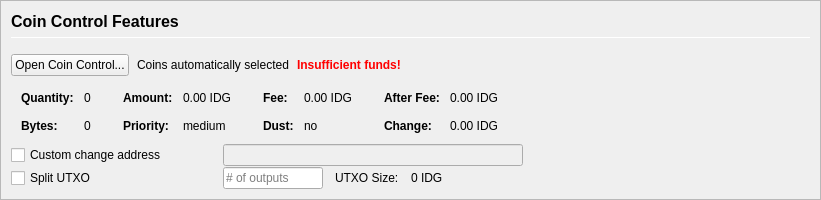
         <widget class="QFrame" name="frameCoinControl">
          <property name="sizePolicy">
           <sizepolicy hsizetype="Expanding" vsizetype="Expanding">
            <horstretch>0</horstretch>
            <verstretch>0</verstretch>
           </sizepolicy>
          </property>
          <property name="maximumSize">
           <size>
            <width>16777215</width>
            <height>16777215</height>
           </size>
          </property>
          <property name="frameShape">
           <enum>QFrame::StyledPanel</enum>
          </property>
          <property name="frameShadow">
           <enum>QFrame::Sunken</enum>
          </property>
          <layout class="QVBoxLayout" name="verticalLayoutCoinControl2">
           <property name="spacing">
            <number>0</number>
           </property>
           <property name="leftMargin">
            <number>0</number>
           </property>
           <property name="topMargin">
            <number>0</number>
           </property>
           <property name="rightMargin">
            <number>0</number>
           </property>
           <property name="bottomMargin">
            <number>0</number>
           </property>
           <item>
            <widget class="QFrame" name="frameCoinControl_BG">
             <layout class="QVBoxLayout" name="verticalLayoutCoinControl" stretch="0,0,0,0,0,0">
              <property name="spacing">
               <number>1</number>
              </property>
              <property name="leftMargin">
               <number>10</number>
              </property>
              <property name="topMargin">
               <number>10</number>
              </property>
              <item>
               <layout class="QHBoxLayout" name="horizontalLayoutCoinControl1">
                <property name="bottomMargin">
                 <number>15</number>
                </property>
                <item>
                 <layout class="QVBoxLayout" name="verticalLayout_3">
                  <property name="spacing">
                   <number>6</number>
                  </property>
                  <item>
                   <widget class="QLabel" name="labelCoinControlFeatures">
                    <property name="sizePolicy">
                     <sizepolicy hsizetype="Preferred" vsizetype="Maximum">
                      <horstretch>0</horstretch>
                      <verstretch>0</verstretch>
                     </sizepolicy>
                    </property>
                    <property name="minimumSize">
                     <size>
                      <width>0</width>
                      <height>20</height>
                     </size>
                    </property>
                    <property name="font">
                     <font>
                      <pointsize>12</pointsize>
                      <weight>75</weight>
                      <bold>true</bold>
                     </font>
                    </property>
                    <property name="styleSheet">
                     <string notr="true">font-weight:bold;</string>
                    </property>
                    <property name="text">
                     <string>Coin Control Features</string>
                    </property>
                   </widget>
                  </item>
                  <item>
                   <widget class="Line" name="line">
                    <property name="minimumSize">
                     <size>
                      <width>0</width>
                      <height>1</height>
                     </size>
                    </property>
                    <property name="maximumSize">
                     <size>
                      <width>16777215</width>
                      <height>1</height>
                     </size>
                    </property>
                    <property name="orientation">
                     <enum>Qt::Horizontal</enum>
                    </property>
                   </widget>
                  </item>
                 </layout>
                </item>
               </layout>
              </item>
              <item>
               <layout class="QHBoxLayout" name="horizontalLayoutCoinControl2" stretch="0,0,0,0">
                <property name="spacing">
                 <number>8</number>
                </property>
                <property name="bottomMargin">
                 <number>10</number>
                </property>
                <item>
                 <widget class="QPushButton" name="pushButtonCoinControl">
                  <property name="styleSheet">
                   <string notr="true"/>
                  </property>
                  <property name="text">
                   <string>Open Coin Control...</string>
                  </property>
                  <property name="autoDefault">
                   <bool>false</bool>
                  </property>
                 </widget>
                </item>
                <item>
                 <widget class="QLabel" name="labelCoinControlAutomaticallySelected">
                  <property name="text">
                   <string>Coins automatically selected</string>
                  </property>
                  <property name="margin">
                   <number>5</number>
                  </property>
                 </widget>
                </item>
                <item>
                 <widget class="QLabel" name="labelCoinControlInsuffFunds">
                  <property name="font">
                   <font>
                    <weight>75</weight>
                    <bold>true</bold>
                   </font>
                  </property>
                  <property name="styleSheet">
                   <string notr="true">color:red;font-weight:bold;</string>
                  </property>
                  <property name="text">
                   <string>Insufficient funds!</string>
                  </property>
                  <property name="margin">
                   <number>5</number>
                  </property>
                 </widget>
                </item>
                <item>
                 <spacer name="horizontalSpacerCoinControl">
                  <property name="orientation">
                   <enum>Qt::Horizontal</enum>
                  </property>
                  <property name="sizeHint" stdset="0">
                   <size>
                    <width>40</width>
                    <height>1</height>
                   </size>
                  </property>
                 </spacer>
                </item>
               </layout>
              </item>
              <item>
               <widget class="QWidget" name="widgetCoinControl" native="true">
                <property name="sizePolicy">
                 <sizepolicy hsizetype="Preferred" vsizetype="Preferred">
                  <horstretch>0</horstretch>
                  <verstretch>0</verstretch>
                 </sizepolicy>
                </property>
                <property name="minimumSize">
                 <size>
                  <width>0</width>
                  <height>0</height>
                 </size>
                </property>
                <property name="styleSheet">
                 <string notr="true"/>
                </property>
                <layout class="QHBoxLayout" name="horizontalLayoutCoinControl5">
                 <property name="leftMargin">
                  <number>0</number>
                 </property>
                 <property name="topMargin">
                  <number>0</number>
                 </property>
                 <property name="rightMargin">
                  <number>0</number>
                 </property>
                 <property name="bottomMargin">
                  <number>0</number>
                 </property>
                 <item>
                  <layout class="QHBoxLayout" name="horizontalLayoutCoinControl3" stretch="0,0,0,1">
                   <property name="spacing">
                    <number>20</number>
                   </property>
                   <property name="topMargin">
                    <number>0</number>
                   </property>
                   <property name="bottomMargin">
                    <number>10</number>
                   </property>
                   <item>
                    <layout class="QFormLayout" name="formLayoutCoinControl1">
                     <property name="horizontalSpacing">
                      <number>10</number>
                     </property>
                     <property name="verticalSpacing">
                      <number>14</number>
                     </property>
                     <property name="leftMargin">
                      <number>10</number>
                     </property>
                     <property name="topMargin">
                      <number>4</number>
                     </property>
                     <property name="rightMargin">
                      <number>6</number>
                     </property>
                     <item row="0" column="0">
                      <widget class="QLabel" name="labelCoinControlQuantityText">
                       <property name="font">
                        <font>
                         <weight>75</weight>
                         <bold>true</bold>
                        </font>
                       </property>
                       <property name="text">
                        <string>Quantity:</string>
                       </property>
                       <property name="margin">
                        <number>0</number>
                       </property>
                      </widget>
                     </item>
                     <item row="0" column="1">
                      <widget class="QLabel" name="labelCoinControlQuantity">
                       <property name="cursor">
                        <cursorShape>IBeamCursor</cursorShape>
                       </property>
                       <property name="contextMenuPolicy">
                        <enum>Qt::ActionsContextMenu</enum>
                       </property>
                       <property name="text">
                        <string notr="true">0</string>
                       </property>
                       <property name="margin">
                        <number>0</number>
                       </property>
                       <property name="textInteractionFlags">
                        <set>Qt::LinksAccessibleByMouse|Qt::TextSelectableByKeyboard|Qt::TextSelectableByMouse</set>
                       </property>
                      </widget>
                     </item>
                     <item row="1" column="0">
                      <widget class="QLabel" name="labelCoinControlBytesText">
                       <property name="font">
                        <font>
                         <weight>75</weight>
                         <bold>true</bold>
                        </font>
                       </property>
                       <property name="text">
                        <string>Bytes:</string>
                       </property>
                      </widget>
                     </item>
                     <item row="1" column="1">
                      <widget class="QLabel" name="labelCoinControlBytes">
                       <property name="cursor">
                        <cursorShape>IBeamCursor</cursorShape>
                       </property>
                       <property name="contextMenuPolicy">
                        <enum>Qt::ActionsContextMenu</enum>
                       </property>
                       <property name="text">
                        <string notr="true">0</string>
                       </property>
                       <property name="textInteractionFlags">
                        <set>Qt::LinksAccessibleByMouse|Qt::TextSelectableByKeyboard|Qt::TextSelectableByMouse</set>
                       </property>
                      </widget>
                     </item>
                    </layout>
                   </item>
                   <item>
                    <layout class="QFormLayout" name="formLayoutCoinControl2">
                     <property name="horizontalSpacing">
                      <number>10</number>
                     </property>
                     <property name="verticalSpacing">
                      <number>14</number>
                     </property>
                     <property name="leftMargin">
                      <number>6</number>
                     </property>
                     <property name="topMargin">
                      <number>4</number>
                     </property>
                     <property name="rightMargin">
                      <number>6</number>
                     </property>
                     <item row="0" column="0">
                      <widget class="QLabel" name="labelCoinControlAmountText">
                       <property name="font">
                        <font>
                         <weight>75</weight>
                         <bold>true</bold>
                        </font>
                       </property>
                       <property name="text">
                        <string>Amount:</string>
                       </property>
                       <property name="margin">
                        <number>0</number>
                       </property>
                      </widget>
                     </item>
                     <item row="0" column="1">
                      <widget class="QLabel" name="labelCoinControlAmount">
                       <property name="cursor">
                        <cursorShape>IBeamCursor</cursorShape>
                       </property>
                       <property name="contextMenuPolicy">
                        <enum>Qt::ActionsContextMenu</enum>
                       </property>
                       <property name="text">
                        <string notr="true">0.00 IDG</string>
                       </property>
                       <property name="textInteractionFlags">
                        <set>Qt::LinksAccessibleByMouse|Qt::TextSelectableByKeyboard|Qt::TextSelectableByMouse</set>
                       </property>
                      </widget>
                     </item>
                     <item row="1" column="0">
                      <widget class="QLabel" name="labelCoinControlPriorityText">
                       <property name="font">
                        <font>
                         <weight>75</weight>
                         <bold>true</bold>
                        </font>
                       </property>
                       <property name="text">
                        <string>Priority:</string>
                       </property>
                      </widget>
                     </item>
                     <item row="1" column="1">
                      <widget class="QLabel" name="labelCoinControlPriority">
                       <property name="cursor">
                        <cursorShape>IBeamCursor</cursorShape>
                       </property>
                       <property name="contextMenuPolicy">
                        <enum>Qt::ActionsContextMenu</enum>
                       </property>
                       <property name="text">
                        <string>medium</string>
                       </property>
                       <property name="textInteractionFlags">
                        <set>Qt::LinksAccessibleByMouse|Qt::TextSelectableByKeyboard|Qt::TextSelectableByMouse</set>
                       </property>
                      </widget>
                     </item>
                    </layout>
                   </item>
                   <item>
                    <layout class="QFormLayout" name="formLayoutCoinControl3">
                     <property name="horizontalSpacing">
                      <number>10</number>
                     </property>
                     <property name="verticalSpacing">
                      <number>14</number>
                     </property>
                     <property name="leftMargin">
                      <number>6</number>
                     </property>
                     <property name="topMargin">
                      <number>4</number>
                     </property>
                     <property name="rightMargin">
                      <number>6</number>
                     </property>
                     <item row="0" column="0">
                      <widget class="QLabel" name="labelCoinControlFeeText">
                       <property name="font">
                        <font>
                         <weight>75</weight>
                         <bold>true</bold>
                        </font>
                       </property>
                       <property name="text">
                        <string>Fee:</string>
                       </property>
                       <property name="margin">
                        <number>0</number>
                       </property>
                      </widget>
                     </item>
                     <item row="0" column="1">
                      <widget class="QLabel" name="labelCoinControlFee">
                       <property name="cursor">
                        <cursorShape>IBeamCursor</cursorShape>
                       </property>
                       <property name="contextMenuPolicy">
                        <enum>Qt::ActionsContextMenu</enum>
                       </property>
                       <property name="text">
                        <string notr="true">0.00 IDG</string>
                       </property>
                       <property name="textInteractionFlags">
                        <set>Qt::LinksAccessibleByMouse|Qt::TextSelectableByKeyboard|Qt::TextSelectableByMouse</set>
                       </property>
                      </widget>
                     </item>
                     <item row="1" column="0">
                      <widget class="QLabel" name="labelCoinControlLowOutputText">
                       <property name="font">
                        <font>
                         <weight>75</weight>
                         <bold>true</bold>
                        </font>
                       </property>
                       <property name="text">
                        <string>Dust:</string>
                       </property>
                      </widget>
                     </item>
                     <item row="1" column="1">
                      <widget class="QLabel" name="labelCoinControlLowOutput">
                       <property name="cursor">
                        <cursorShape>IBeamCursor</cursorShape>
                       </property>
                       <property name="contextMenuPolicy">
                        <enum>Qt::ActionsContextMenu</enum>
                       </property>
                       <property name="text">
                        <string>no</string>
                       </property>
                       <property name="textInteractionFlags">
                        <set>Qt::LinksAccessibleByMouse|Qt::TextSelectableByKeyboard|Qt::TextSelectableByMouse</set>
                       </property>
                      </widget>
                     </item>
                    </layout>
                   </item>
                   <item>
                    <layout class="QFormLayout" name="formLayoutCoinControl4">
                     <property name="horizontalSpacing">
                      <number>10</number>
                     </property>
                     <property name="verticalSpacing">
                      <number>14</number>
                     </property>
                     <property name="leftMargin">
                      <number>6</number>
                     </property>
                     <property name="topMargin">
                      <number>4</number>
                     </property>
                     <property name="rightMargin">
                      <number>6</number>
                     </property>
                     <item row="0" column="0">
                      <widget class="QLabel" name="labelCoinControlAfterFeeText">
                       <property name="font">
                        <font>
                         <weight>75</weight>
                         <bold>true</bold>
                        </font>
                       </property>
                       <property name="text">
                        <string>After Fee:</string>
                       </property>
                       <property name="margin">
                        <number>0</number>
                       </property>
                      </widget>
                     </item>
                     <item row="0" column="1">
                      <widget class="QLabel" name="labelCoinControlAfterFee">
                       <property name="cursor">
                        <cursorShape>IBeamCursor</cursorShape>
                       </property>
                       <property name="contextMenuPolicy">
                        <enum>Qt::ActionsContextMenu</enum>
                       </property>
                       <property name="text">
                        <string notr="true">0.00 IDG</string>
                       </property>
                       <property name="textInteractionFlags">
                        <set>Qt::LinksAccessibleByMouse|Qt::TextSelectableByKeyboard|Qt::TextSelectableByMouse</set>
                       </property>
                      </widget>
                     </item>
                     <item row="1" column="0">
                      <widget class="QLabel" name="labelCoinControlChangeText">
                       <property name="font">
                        <font>
                         <weight>75</weight>
                         <bold>true</bold>
                        </font>
                       </property>
                       <property name="text">
                        <string>Change:</string>
                       </property>
                      </widget>
                     </item>
                     <item row="1" column="1">
                      <widget class="QLabel" name="labelCoinControlChange">
                       <property name="cursor">
                        <cursorShape>IBeamCursor</cursorShape>
                       </property>
                       <property name="contextMenuPolicy">
                        <enum>Qt::ActionsContextMenu</enum>
                       </property>
                       <property name="text">
                        <string notr="true">0.00 IDG</string>
                       </property>
                       <property name="textInteractionFlags">
                        <set>Qt::LinksAccessibleByMouse|Qt::TextSelectableByKeyboard|Qt::TextSelectableByMouse</set>
                       </property>
                      </widget>
                     </item>
                    </layout>
                   </item>
                  </layout>
                 </item>
                </layout>
               </widget>
              </item>
              <item>
               <layout class="QHBoxLayout" name="horizontalLayoutCoinControl4">
                <property name="spacing">
                 <number>12</number>
                </property>
                <property name="sizeConstraint">
                 <enum>QLayout::SetDefaultConstraint</enum>
                </property>
                <property name="topMargin">
                 <number>0</number>
                </property>
                <property name="rightMargin">
                 <number>0</number>
                </property>
                <item>
                 <widget class="QCheckBox" name="checkBoxCoinControlChange">
                  <property name="sizePolicy">
                   <sizepolicy hsizetype="Preferred" vsizetype="Preferred">
                    <horstretch>0</horstretch>
                    <verstretch>0</verstretch>
                   </sizepolicy>
                  </property>
                  <property name="minimumSize">
                   <size>
                    <width>200</width>
                    <height>0</height>
                   </size>
                  </property>
                  <property name="maximumSize">
                   <size>
                    <width>200</width>
                    <height>16777215</height>
                   </size>
                  </property>
                  <property name="toolTip">
                   <string>If this is activated, but the change address is empty or invalid, change will be sent to a newly generated address.</string>
                  </property>
                  <property name="text">
                   <string>Custom change address</string>
                  </property>
                 </widget>
                </item>
                <item>
                 <widget class="QValidatedLineEdit" name="lineEditCoinControlChange">
                  <property name="enabled">
                   <bool>false</bool>
                  </property>
                  <property name="sizePolicy">
                   <sizepolicy hsizetype="Preferred" vsizetype="Preferred">
                    <horstretch>0</horstretch>
                    <verstretch>0</verstretch>
                   </sizepolicy>
                  </property>
                  <property name="minimumSize">
                   <size>
                    <width>300</width>
                    <height>0</height>
                   </size>
                  </property>
                 </widget>
                </item>
                <item>
                 <widget class="QLabel" name="labelCoinControlChangeLabel">
                  <property name="sizePolicy">
                   <sizepolicy hsizetype="Preferred" vsizetype="Preferred">
                    <horstretch>0</horstretch>
                    <verstretch>0</verstretch>
                   </sizepolicy>
                  </property>
                  <property name="minimumSize">
                   <size>
                    <width>100</width>
                    <height>0</height>
                   </size>
                  </property>
                  <property name="text">
                   <string/>
                  </property>
                  <property name="margin">
                   <number>3</number>
                  </property>
                 </widget>
                </item>
               </layout>
              </item>
              <item>
               <layout class="QHBoxLayout" name="horizontalLayoutCoinControl6">
                <property name="spacing">
                 <number>12</number>
                </property>
                <property name="rightMargin">
                 <number>0</number>
                </property>
                <item>
                 <widget class="QCheckBox" name="splitBlockCheckBox">
                  <property name="sizePolicy">
                   <sizepolicy hsizetype="Preferred" vsizetype="Preferred">
                    <horstretch>0</horstretch>
                    <verstretch>0</verstretch>
                   </sizepolicy>
                  </property>
                  <property name="minimumSize">
                   <size>
                    <width>200</width>
                    <height>0</height>
                   </size>
                  </property>
                  <property name="maximumSize">
                   <size>
                    <width>200</width>
                    <height>16777215</height>
                   </size>
                  </property>
                  <property name="text">
                   <string>Split UTXO</string>
                  </property>
                 </widget>
                </item>
                <item>
                 <widget class="QLineEdit" name="splitBlockLineEdit">
                  <property name="sizePolicy">
                   <sizepolicy hsizetype="Preferred" vsizetype="Preferred">
                    <horstretch>50</horstretch>
                    <verstretch>0</verstretch>
                   </sizepolicy>
                  </property>
                  <property name="minimumSize">
                   <size>
                    <width>100</width>
                    <height>0</height>
                   </size>
                  </property>
                  <property name="maximumSize">
                   <size>
                    <width>100</width>
                    <height>16777215</height>
                   </size>
                  </property>
                  <property name="placeholderText">
                   <string># of outputs</string>
                  </property>
                 </widget>
                </item>
                <item>
                 <widget class="QLabel" name="labelBlockSizeText">
                  <property name="text">
                   <string>UTXO Size:</string>
                  </property>
                 </widget>
                </item>
                <item>
                 <widget class="QLabel" name="labelBlockSize">
                  <property name="text">
                   <string>0 IDG</string>
                  </property>
                 </widget>
                </item>
                <item>
                 <spacer name="horizontalSpacer_7">
                  <property name="orientation">
                   <enum>Qt::Horizontal</enum>
                  </property>
                  <property name="sizeHint" stdset="0">
                   <size>
                    <width>40</width>
                    <height>20</height>
                   </size>
                  </property>
                 </spacer>
                </item>
               </layout>
              </item>
              <item>
               <spacer name="verticalSpacerCoinControl">
                <property name="orientation">
                 <enum>Qt::Vertical</enum>
                </property>
                <property name="sizeHint" stdset="0">
                 <size>
                  <width>800</width>
                  <height>1</height>
                 </size>
                </property>
               </spacer>
              </item>
             </layout>
            </widget>
           </item>
          </layout>
         </widget>
